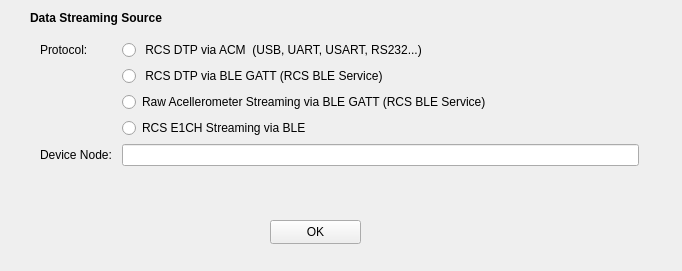
<?xml version="1.0" encoding="UTF-8"?>
<ui version="4.0">
 <class>selectSourceWidget</class>
 <widget class="QWidget" name="selectSourceWidget">
  <property name="geometry">
   <rect>
    <x>0</x>
    <y>0</y>
    <width>682</width>
    <height>271</height>
   </rect>
  </property>
  <property name="windowTitle">
   <string>Streaming Source</string>
  </property>
  <widget class="QWidget" name="formLayoutWidget">
   <property name="geometry">
    <rect>
     <x>40</x>
     <y>40</y>
     <width>599</width>
     <height>171</height>
    </rect>
   </property>
   <layout class="QFormLayout" name="formLayout">
    <property name="fieldGrowthPolicy">
     <enum>QFormLayout::AllNonFixedFieldsGrow</enum>
    </property>
    <property name="labelAlignment">
     <set>Qt::AlignLeading|Qt::AlignLeft|Qt::AlignVCenter</set>
    </property>
    <item row="0" column="0">
     <widget class="QLabel" name="label_2">
      <property name="text">
       <string>Protocol:</string>
      </property>
     </widget>
    </item>
    <item row="0" column="1">
     <widget class="QRadioButton" name="rbACM">
      <property name="text">
       <string> RCS DTP via ACM  (USB, UART, USART, RS232...) </string>
      </property>
     </widget>
    </item>
    <item row="1" column="1">
     <widget class="QRadioButton" name="rbBLE">
      <property name="text">
       <string> RCS DTP via BLE GATT (RCS BLE Service)</string>
      </property>
     </widget>
    </item>
    <item row="2" column="1">
     <widget class="QRadioButton" name="rbBLERaw">
      <property name="text">
       <string>Raw Acellerometer Streaming via BLE GATT (RCS BLE Service)</string>
      </property>
     </widget>
    </item>
    <item row="4" column="1">
     <widget class="QLineEdit" name="devNode"/>
    </item>
    <item row="4" column="0">
     <widget class="QLabel" name="label_3">
      <property name="text">
       <string>Device Node: </string>
      </property>
     </widget>
    </item>
    <item row="3" column="1">
     <widget class="QRadioButton" name="rbE1CH">
      <property name="text">
       <string>RCS E1CH Streaming via BLE</string>
      </property>
     </widget>
    </item>
   </layout>
  </widget>
  <widget class="QLabel" name="label">
   <property name="geometry">
    <rect>
     <x>30</x>
     <y>10</y>
     <width>321</width>
     <height>16</height>
    </rect>
   </property>
   <property name="text">
    <string>&lt;html&gt;&lt;head/&gt;&lt;body&gt;&lt;p&gt;&lt;span style=&quot; font-weight:600;&quot;&gt;Data Streaming Source&lt;/span&gt;&lt;/p&gt;&lt;/body&gt;&lt;/html&gt;</string>
   </property>
  </widget>
  <widget class="QPushButton" name="pbOK">
   <property name="geometry">
    <rect>
     <x>270</x>
     <y>220</y>
     <width>91</width>
     <height>24</height>
    </rect>
   </property>
   <property name="text">
    <string>OK</string>
   </property>
  </widget>
 </widget>
 <resources/>
 <connections/>
</ui>
